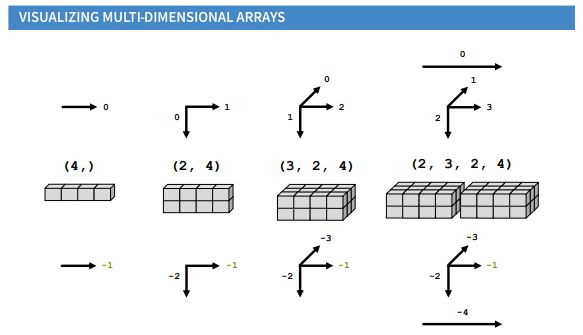
#> input picture arraymul.JPG, 583 x 335 px
$ jupyter execute --allow-errors 'Numpy Training.ipynb'   (shell and % lines are left out)   (older library calls are emulated)
#> lines starting #> are read from the running program, lines starting #| are printed output that depends on the picture
# NumPy:

short for Numerical Python, is one of the most important foundational pack‐ages for numerical computing in Python. Most computational packages providing scientific functionality use NumPy’s array objects as the lingua franca for data exchange.

[cell 1]
def squares(val):
    res = []
    for c in val:
        res.append(c*c)
    return res

[cell 2]
to_square = range(100000)
to_square

# Time it function
Timeit function syntax is written as %timeit

[cell 3]
squares(to_square)

[cell 4]
import numpy as np
import sympyprinting
# using numpy
array_to_square = np.arange(0,100000)

array_to_square ** 2

[cell 5]
lst1 = [1,2,3,4,5]
arr1 = np.array(lst1)
arr1

[cell 6]
print('Type:',type(arr1)) # finding type of array
print('Size:',np.size(arr1)) # finding the size of the array
print('Data Type:',arr1.dtype)   # findling data type
print('Shape:',np.shape(arr1))   #finding the shape of the array >> shape is usually (depth,row,col) for 3d, (row,col) for 2d and return number of elements in case of 1d
print('Dimension:',arr1.ndim)    #finding the dimension of the array whether its 1D, 2D or 3D

[cell 7]
arr1 = np.array(lst1, dtype = 'int')

[cell 8]
# Multidimension Array
import cv2
import matplotlib.pyplot as plt
import matplotlib.image as mpimg
img=mpimg.imread('arraymul.JPG')
#> img is the input picture: shape (335, 583, 3); mean R, G, B 233.5, 238, 241.8
imgplot = plt.imshow(img)

[cell 9]
# 1d Array
oneD = np.array([1,2,3,4])
# 2d Array
twoD = np.array([[1,2,3],[4,5,6]])
#3d Array
threeD  = np.array([[[1,2,3],[4,5,6],[7,8,9]]])

# Results

[cell 10]
#1D Array Results
print(oneD)
print('Type:',type(oneD)) # finding type of array
print('Size:',np.size(oneD)) # finding the size of the array
print('Data Type:',oneD.dtype)   # findling data type
print('Shape:',np.shape(oneD))   #finding the shape of the array >> shape is usually (depth,row,col) for 3d, (row,col) for 2d and return number of elements in case of 1d
print('Dimension:',oneD.ndim)    #finding the dimension of the array whether its 1D, 2D or 3D

[cell 11]
#2D Array Results
print(twoD)
print('Type:',type(twoD)) # finding type of array
print('Size:',np.size(twoD)) # finding the size of the array
print('Data Type:',twoD.dtype)   # findling data type
print('Shape:',np.shape(twoD))   #finding the shape of the array >> shape is usually (depth,row,col) for 3d, (row,col) for 2d and return number of elements in case of 1d
print('Dimension:',twoD.ndim)    #finding the dimension of the array whether its 1D, 2D or 3D

[cell 12]
#3D Array Results
print(threeD)
print('Type:',type(threeD)) # finding type of array
print('Size:',np.size(threeD)) # finding the size of the array
print('Data Type:',threeD.dtype)   # findling data type
print('Shape:',np.shape(threeD))   #finding the shape of the array >> shape is usually (depth,row,col) for 3d, (row,col) for 2d and return number of elements in case of 1d
print('Dimension:',threeD.ndim)    #finding the dimension of the array whether its 1D, 2D or 3D

# Creating a Range

[cell 13]
print('Array using np.array:',np.array(range(10))) # printing a range of number
print('Array using np.arange:',np.arange(10)) # creating an array of 10 elements
print('Array using np.arange with step:',np.arange(10,0,-1))   # creating an array of reverse order (start, stop, step)
print('Array using np.arange with step:',np.arange(0,10,2))    # creating an array of reverse order (start, stop, step)

# Data type casting

[cell 14]
# integer array
arr2_int = np.array([1,2,3,4,5])
arr2_int.dtype

[cell 15]
# float array
arr2float = arr2_int.astype('float64')
arr2_float = np.array([1.3,2.5,3,4,5.7]) # if even one element is float, all elements are float
print(arr2_float.dtype)
print('arr2_float:',arr2_float)
print(arr2float.dtype)
print('arr2float:',arr2float)

[cell 16]
#strings
arr3str = arr2_int.astype(str)
print(arr3str.dtype) # it gives unicode
print('arr3str:',arr3str)

# Note:
Casting floating point into integer data type will truncate the decimal part

[cell 17]
arr2_int = arr2_float.astype(int)
print('Float array to integer:',arr2_int)
print(arr2_int.dtype)

# Arithmetic with Numpy Arrays:

Numpy arrays can do multiple mathematical operations and below are some examples

[cell 18]
#Creating a 10 element array
#Sum and difference is done element wise as per the index
#multiplication and division is done to all the elements with a scaler value

a1 = np.arange(0,10,1) # 1D array containg values from 0-9
a2 = np.arange(9,-1,-1)
print('a1:', a1)
print('a2:', a2)
print('---------')
summation = a1 + a2
print('Sum of a1 and a2:' , summation)
print('---------')
difference = a1 - a2
print('difference of a1 and a2:' , difference)
print('---------')
mul = a1 * 2
print('a1 x 2:', mul)
print('---------')
div = a1 / 2
print('a1 / 2:', div)

# Indexing

We will a 1-D, 2-D and 3-D array for indexing exercise

[cell 19]
a1d = np.arange(0,10,1) # 1D array containg values from 0-9
a2d = np.array([np.arange(0,10),np.arange(10,20)]) # This has 2 rows and 10 colums
a3d = np.array([[np.arange(0,10),np.arange(10,20),np.arange(20,30)]]) # this has 1 depth, 3 rows and 10 columns
print('a1d:\n', a1d)
print('a2d:\n', a2d)
print('a3d:\n', a3d)

[cell 20]
print('a1d:',a1d.shape)
print('a2d:',a2d.shape)
print('a3d:',a3d.shape)

# Indexing and slicing

Forward or Ascending Indexing starts from 0 and go to the len(array) - 1

Reverse or Descending Indexing starts from -1 to -(len(array))

Also Slicing can also be done. What ever range is given the first value and the last value + 1 should be given. For example if the array length is 10 then there are 10 elements starting from index 0 and ending at 9. The requirement is first five elements then the slice would be array[0:5] where the 5 is exluded as first 5 values are at at index 0,1,2,3,4.

[cell 21]
# 1-D array indexing
print('a1d=',a1d)
print('length:',len(a1d))
print('First Element:',a1d[0]) # first element
print('Third Element:',a1d[2]) # third element
print('last Element:',a1d[len(a1d)-1]) # last element
# or Reverse indexing
print('last Element:',a1d[-1]) # last element
print('First element:',a1d[-10]) #first element
# Slicing
print('a1d from index 3 to 5:', a1d[3:6])
print('aid from index -5 to -2', a1d[-8:-5])

[cell 22]
a3d = np.array([[np.arange(0,10),
                 np.arange(10,20)],

                [np.arange(10,20),
                 np.arange(20,30)]])
print(a3d)
print(a3d.shape)

[cell 23]
# 3-D Array with different things

[cell 24]
# a3d = np.array([[np.arange(0,10),     # 3,3,10
#                  np.arange(10,20),
#                  np.arange(20,30)],

#                  [np.arange(0,10),
#                  np.arange(10,20),
#                  np.arange(20,30)],

#                 [np.arange(10,20),
#                  np.arange(20,30),
#                  np.arange(30,40)]])
################################################################
# a3d = np.array([[np.arange(0,10),     # 3,2,10
#                  np.arange(10,20)],

#                  [np.arange(0,10),
#                  np.arange(10,20)],

#                 [np.arange(10,20),
#                  np.arange(20,30)]])

#######################################################################
# a3d = np.array([[[np.arange(0,10),     # 2,4,2,10 (no of the data sets,depth,row,col)
                #   np.arange(10,20)],
                #   [np.arange(20,30),
                #   np.arange(20,30)],

                #  [np.arange(0,10),
                #   np.arange(10,20)],
                #   [np.arange(20,30),
                #   np.arange(20,30)]],

                #  [[np.arange(10,20),      # second data
                #   np.arange(20,30)],
                #   [np.arange(30,40),
                #   np.arange(20,30)],

                #  [np.arange(10,20),
                #   np.arange(20,30)],
                #   [np.arange(30,40),
                #   np.arange(20,30)]]])


print(a3d)
print(a3d.shape)

# Other ways to create array

[cell 25]
arr_2d = np.array([[1,2,3,4],[5,6,7,8]])
arr_2d

[cell 26]
arr_1d = np.arange(1,9) #creating a single row with 8 columns
print('Before Shaping:\n',arr_2d)
arr_2d_reshaped = arr_2d.reshape(2,4) # reshaping a 1d to 2d (row,column)
print('After Shaping:\n',arr_2d_reshaped)
print('Size:',np.size(arr_2d_reshaped)) # 8 elements
print('Dimensions:',arr_2d_reshaped.ndim)

[cell 27]
arr_2d = np.arange(64).reshape(8,8)
print(arr_2d)
print(arr_2d.shape)
print('----------------------')

arr_3d = np.arange(64).reshape(2,4,8)
print(arr_3d)
print(arr_3d.shape)

[cell 28]
arr_2d = np.arange(9).reshape(3,3)
print(arr_2d)
arr_2d.reshape(9) # back to original

# Ravel

It will straighten any array, it will update the original array

[cell 29]
print(arr_3d)
ravele_3dto1d = arr_3d.ravel()
print(arr_3d.ravel())
print('---------AFTER UPDATION OF VALUE---------')
ravele_3dto1d[5] = 11111
ravele_3dto1d = arr_3d.ravel()
print(arr_3d.ravel())
print(arr_3d)

# Flatten

but unlike ravel it will create a new array in new memory location and will not change the original array

[cell 30]
arr_2d = np.arange(9).reshape(3,3) # creating a 2-D array
arr_2d

[cell 31]
flat_arr = arr_2d.flatten() # Flattening a 2-D array
flat_arr

[cell 32]
flat_arr[2] = 111111 # changing value at a particular index
print('flat_arr:',flat_arr)
print(arr_2d) # original array

# Resize

It returns None but changes the original data unlike np.resize() will create a new variable and original will not be changed

[cell 33]
arr_2d = np.arange(9).reshape(3,3) # creating a 2-D array
print(arr_2d)
print('--------Resizing----------')
print(np.resize(arr_2d,(1,9)))
print('---------Original---------')
print(arr_2d)

[cell 34]
resized = arr_2d.resize(1,9)
print(resized)
print(arr_2d)

# Indexing & Fancy Indexing

for a 1-D array, the index or index range value will bring forth the element. For example arr[1] will bring the first element and arr[1:3] will bring the second and the third value of the array

for a 2-D array, the data in for indexing is a bit different.
arr_2d [row,col] is used to desine the row and the column
if only arr_2d [1] is written, the output will be the 2nd row of the array
if only arr_2d [,1] is written, the output will be the second column
if arr [row,col] is given, the out put will be the specific value

For exercise below picture will be used

[cell 35]
arr_2d = np.array([np.arange(0,6),
                   np.arange(10,16),
                   np.arange(20,26),
                   np.arange(30,36),
                   np.arange(40,46),
                   np.arange(50,56)])

arr_2d

[cell 36]
# accessing complete row in 2d
print(arr_2d[2])
# accessing complete column in 2d
print(arr_2d[:,2])
# accessing individual location for example the value 12 from the above array
print(arr_2d[1,2])

[cell 37]
import cv2
import matplotlib.pyplot as plt
import matplotlib.image as mpimg
img=mpimg.imread('arraymulex.JPG')
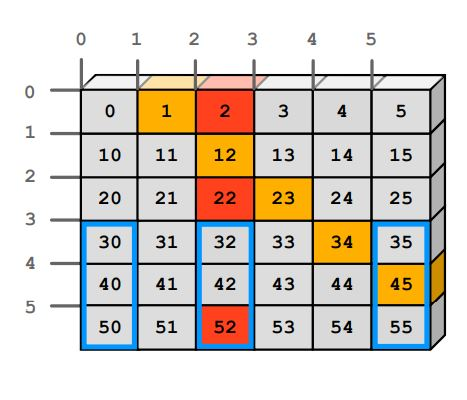
#> input picture arraymulex.JPG, 467 x 400 px
#> img is the input picture: shape (400, 467, 3); mean R, G, B 214.8, 207.7, 199.4
imgplot = plt.imshow(img)

# Fancy Indexing

[cell 38]
# Red Part
red = arr_2d[[0,2,5],2]
#Orange Part
orange = arr_2d[[0,1,2,3,4],[1,2,3,4,5]]
#Blue Rectangles
blue = arr_2d[3:,[0,2,5]]

[cell 39]
print('Red:', red)
print('Orange:', orange)
print('Blue:\n', blue)

[cell 40]
# printing part of a column, from column 1 and rows from 0 to 3 meaning a range can be given
arr_2d[0:4,1:2]

# Slicing Vs Indexing

Indexing: Targets the element of the array. The returned is the individual vlaue or group of values having their own data types.

Slicing: Gives the part of the array that have the same deimension(shape) as the full array has.

[cell 41]
# Slicing

print(arr_2d[1:4,2:3])

[cell 42]
# indexing

print(arr_2d[4][2])

# Combining Arrays

Arrays can be combined in many ways. In Numpy it is called stacking. It can be horizontal, vertical and even depth waise.

[cell 43]
a = np.arange(9).reshape(3,3)
b = np.arange(0,-9,-1).reshape(3,3)
print('a:', a)
print('-------------------')
print('b:', b)

[cell 44]
# only stack will put the first array atop the other

np.stack((a,b))

# Horizontal stacking

will stack the array beside the other array as columns. One important thing is that the number of rows should be the same otherwise there will be error

[cell 45]
a = np.arange(16).reshape(8,2)
b = np.arange(16,56).reshape(8,5)
print('a:', a)
print('-------------------')
print('b:', b)

[cell 46]
np.hstack((a,b))

[cell 47]
c = b.reshape(40,1) # reshaped bo to a new shape where rows are different from the other one

#> (a cell that did not finish here is left out)

[cell 49]
# other method for horizontal stack

np.concatenate((a,b),axis=1) #axis = 1 tells the operation to do horizontal stacking

# Vertical stacking

will stack the array beside the other array as rows. One important thing is that the number of columns should be the same otherwise there will be error

[cell 50]
a = np.arange(20).reshape(2,10)
b = np.arange(20,60).reshape(4,10)
print('a:', a)
print('-------------------')
print('b:', b)

[cell 51]
np.vstack((a,b))

[cell 52]
np.concatenate((a,b),axis = 0)

# Depth Stacking

It takes two arrays and stacks them depth wise. It takes each column of array and stack then in the third axis

[cell 53]
a = np.arange(9).reshape(3,3)
b = np.arange(0,-9,-1).reshape(3,3)
print('a:', a)
print('-------------------')
print('b:', b)

[cell 54]
c = np.dstack((a,b))
print('C:\n',c)
print(c.shape)

[cell 55]
# OR
#axis wise stacking

c_0 = np.stack((a,b), axis = 0) # by default axis = 0 but just to understand its written
c_1 = np.stack((a,b), axis = 1) # axis = 1 ROW wise depth will be performed
c_2 = np.stack((a,b), axis = 2) # axis = 1 Column wise depth will be done

[cell 56]
import cv2
import matplotlib.pyplot as plt
import matplotlib.image as mpimg
img=mpimg.imread('arraystack.JPG')
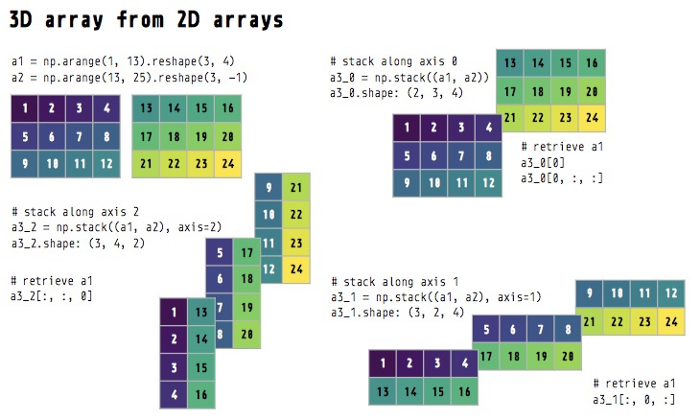
#> input picture arraystack.JPG, 700 x 418 px
#> img is the input picture: shape (418, 700, 3) float32; mean R, G, B 0.84, 0.867, 0.851
imgplot = plt.imshow(img)

[cell 57]
print('c_0:\n', c_0)
print('-----------')
print('c_1:\n', c_1)
print('-----------')
print('c_2:\n', c_1)
print('-----------')

# Splitting Arrays

Splitting of arrays can be done along horizontal, vertical and depth by using numpy functions

[cell 58]
a = np.arange(9)
print(a)
print('---------')
print('Splitting the array')
np.split(a,3) # splitting array in to three parts

[cell 59]
a = np.arange(12).reshape(3,4)
a

[cell 60]
#horizontal split
two = np.hsplit(a,2) # splitting in to 2
print(two[0])
print(two[1])

[cell 61]
#horizontal split aka column wise
two = np.hsplit(a,4) # splitting in to 4
print(two[0])
print(two[1])
print(two[2])
print(two[3])

[cell 62]
#vertical split aka row wise
# In row wise split, we can use indexing to do the operation
row1 = np.split(a,[1,2,3]) # all depends on the array or the indices given in the second argument, if its is [1,3] then the split would be row index 0 and row 1 & 2 index together
print(row1[0])
print(row1[1])
print(row1[2])

[cell 63]
row2 = np.vsplit(a,[1,2,3])
print(row1[0])
print(row1[1])
print(row1[2])

# Numerical Methods included in Numpy

[cell 64]
a = np.arange(9).reshape(3,3)
a

[cell 65]
min_val= np.min(a)
max_val= np.max(a)
min_val_pos= np.argmin(a)
max_val_pos= np.argmax(a)
print('Min value of array a:', min_val)
print('Max value of array a:', max_val)
print('Pos of min value in array a:', min_val_pos)
print('Pos of max value in array a:', max_val_pos)
# Also to find the index
loc_min = np.where(a == min_val) # it will give the index of the min value in a
loc_max = np.where(a == max_val) # it will give the index of the max value in a
print('Index of min value:', loc_min)
print('Index of max value:', loc_max)
# Row or Column Wise Operation
min_val_pos_col= np.min(a, axis = 0) # Col operation
max_val_pos_col= np.max(a, axis = 0) # Col operation
min_val_pos_row= np.min(a, axis = 1) # row operation
max_val_pos_row= np.max(a, axis = 1) # row operation
print('min value in array a Col wise:', min_val_pos_col)
print('max value in array a Col wise:', max_val_pos_col)
print('min value in array a row wise:', min_val_pos_row)
print('max value in array a row wise:', max_val_pos_row)

# Statistical Function

[cell 66]
a = np.arange(9).reshape(3,3)
print('a:',a)
mean_array = np.mean(a) # for whole array
mean_array_row = np.mean(a, axis = 1) # row wise operation
mean_array_col = np.mean(a, axis = 0) # col wise operation
print('Mean of whole array:',mean_array)
print('Mean of individual row in array:',mean_array_row)
print('Mean of individual col in array:',mean_array_col)

[cell 67]
# Standard Deviation & Variance

std = np.std(a)
print('Standard Deviation:',std)
var = np.var(a)
print('Variance:',var)

[cell 68]
# Cumulative Sum of all array
a = np.arange(1,10).reshape((3,3))
print(a)
print('The Sum of array is:', np.cumsum(a))

# Cumulative Product of all array

print('The Product of array is:', np.cumprod(a))

[cell 69]
# Boolean Operation

print(a) # print array a
print((a<5).any()) # gave the condition that has a have values less than 5 and if any of them is less than 5, the answer will be True
print((a<5).all()) # same as above but will check all the values

# Boolean Indexing

Suppose each name corresponds to a row in the data array and we wanted to select all the rows with corresponding name 'Bob'.

Like arithmetic operations, comparisons (such as ==) with arrays are also vectorized.

Thus, comparing names with the string 'Bob' yields a boolean array:

[cell 70]
name = np.array(['Fawad', 'Aali', 'Uminho', 'Pakistan', 'Portugal'])
print(name)

[cell 71]
name == 'Fawad' # Here it is checked if any item in the list corresponds and after checking got the boolean output for the entire array

[cell 72]
name = np.array([['Fawad', 'Aali'],['Pakistan', 'Portugal'],['Uminho', 'NED']])
name == 'Fawad'

[cell 73]
num_arr = np.array(np.random.randn(3, 2)*10,dtype=np.int) # here we created a randon array
num_arr

#> (a cell that did not finish here is left out)

#> (a cell that did not finish here is left out)

[cell 76]
mask = (name == 'Fawad') | (name == 'Pakistan')
mask

[cell 77]
# Transposing And Axis Swapping

[cell 78]
a = np.arange(25).reshape(5,5)
a

[cell 79]
a.T # Transposing of an array

[cell 80]
np.transpose(a)

# Fast Element wise Array Function

[cell 81]
a = np.arange(5)

[cell 82]
# Square root
np.sqrt(a)

[cell 83]
#exponent "e^val"
np.exp(a)

[cell 84]
# Max-Min Comparision between arrays
x = np.random.randn(4)*10
y = np.random.randn(4)*10
print('x:',x)
print('y:',y)

[cell 85]
np.maximum(x,y)

[cell 86]
np.minimum(x,y)

[cell 87]
# Separating Whole numbers and Decimals part
rem , whole = np.modf(x)
print('Remainder:',rem)
print('Whole:',whole)

# Data Processing

[cell 88]
points = np.arange(-5, 5, 0.01)
points # 1000 equally spaced points

[cell 89]
xs , ys = np.meshgrid(points, points) # take two 1D array as argument and produces  two 2D array corresponding to pair of values (x,y)
print(xs)
print('------------')
print(ys)

[cell 90]
import matplotlib.pyplot as plt

z = np.sqrt(xs **2 + ys**2)
print(z)

[cell 91]
plt.imshow(z, cmap = plt.cm.gray)
plt.colorbar()
plt.title("$\sqrt{x^2+y^s}$")
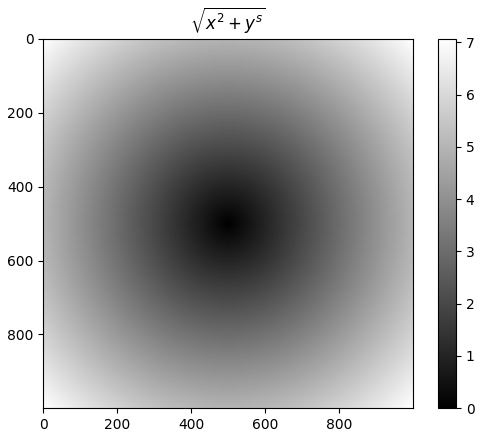
#> figure drawn by matplotlib, 2 panels

# Conditional Logic as Array Operation

[cell 92]
xar = np.arange(1.1,1.6,0.1)
yar = np.arange(2.1,2.6,0.1)
cond = np.array([True, False,True,True,False])

[cell 93]
# if cond is true take value from xar else yar
result = []
for i in range(len(cond)):
    if cond[i] == True:
        result.append(xar[i])
    else:
        result.append(yar[i])
print('Result:',result)
print('-------Verification-----')
result = np.where(cond, xar, yar)
result
